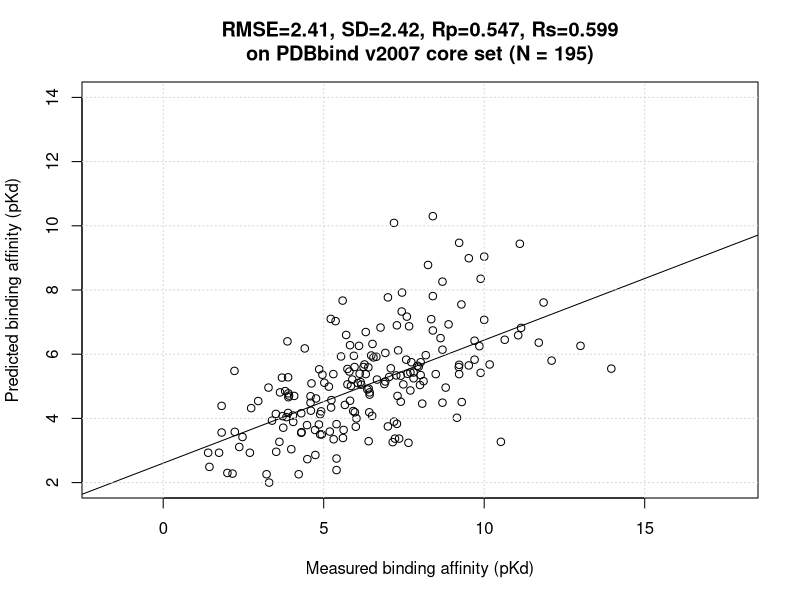

R code for this plot:
#!/usr/bin/env Rscript
iyp=read.csv('pdbbind-2007-core-iyp.csv',check.names=F)
#pdf('pdbbind-2007-core-iyp.pdf')
tiff('pdbbind-2007-core-iyp.tiff',compress="lzw")
plot(iyp[,2], iyp[,3], asp=1, xlim=c(2,14), ylim=c(2,14), xlab="Measured binding affinity (pKd)", ylab="Predicted binding affinity (pKd)")
abline(lm(iyp[,3] ~ iyp[,2]))
grid()
n=nrow(iyp)
se=sum((iyp[3] - iyp[2])^2)
rmse=sqrt(se/n)
sdev=sqrt(se/(n-1))
pcor=cor(iyp[3], iyp[2], method="pearson")
scor=cor(iyp[3], iyp[2], method="spearman")
kcor=cor(iyp[3], iyp[2], method="kendall")
title(sprintf("RMSE=%.2f, SD=%.2f, Rp=%.3f, Rs=%.3f\non PDBbind v2007 core set (N = %d)", rmse, sdev, pcor, scor, n))
